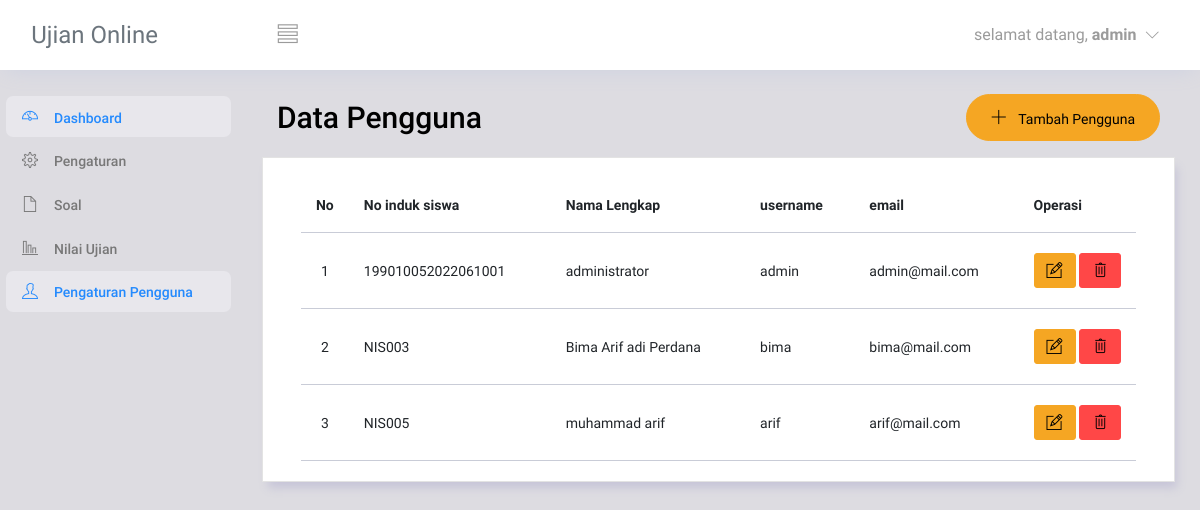
Screenshot of /pengguna/index.php (signed in) with the database file from the repository.
### tables this page shows
CREATE TABLE `tbl_user` (
  `id` int(11) NOT NULL,
  `user_id` varchar(20) NOT NULL,
  `fullname` varchar(255) NOT NULL,
  `username` varchar(100) NOT NULL,
  `email` varchar(100) NOT NULL,
  `password` varchar(255) NOT NULL,
  `role` int(11) NOT NULL COMMENT '1 = administrator, 2 = siswa'
);

### pengguna/index.php (the view, shortened to what this page needs)
<?php
require "../config.php";
require "../template/header.php";
require "../template/navbar.php";
require "../template/sidebar.php";
$queryUser = mysqli_query($koneksi, "SELECT * FROM tbl_user");
?>
<div class="main-panel">
    <div class="content-wrapper">
        <div class="row">
            <div class="col-md-12 grid-margin mb-3">
                <div class="d-flex justify-content-between align-items-center">
                    <div>
                        <h3 class="font-weight-bold mb-0">Data Pengguna</h3>
                    </div>
                    <div>
                        <a href="add-user.php" class="btn btn-warning btn-icon-text btn-rounded">
                            <i class="ti-plus btn-icon-prepend"></i> Tambah Pengguna
                        </a>
                    </div>
                </div>
            </div>
            <div class="card">
                <div class="card-body">
                    <div class="table-responsive">
                        <table class="table table-hover" id="mytable">
                            <thead>
                                <tr>
                                    <th>No</th>
                                    <th>No induk siswa</th>
                                    <th>Nama Lengkap</th>
                                    <th>username</th>
                                    <th>email</th>
                                    <th>Operasi</th>
                                </tr>
                            </thead>
                            <tbody>
                                <?php
                                $no = 1;
                                while ($user = mysqli_fetch_assoc($queryUser)) {
                                ?>
                                    <tr>
                                        <td class="text-center" style="width: 5%;"><?= $no++; ?></td>
                                        <td><?= $user['user_id'] ?></td>
                                        <td><?= $user['fullname'] ?></td>
                                        <td><?= $user['username'] ?></td>
                                        <td><?= $user['email'] ?></td>
                                        <td style="width: 10%;">
                                            <a href="edit-user.php?id=<?= $user['id']; ?>" title="Update nilai" class="btn btn-warning btn-xs"><i class="ti-pencil-alt"></i></a>
                                            <a href="proses-user.php?id=<?= $user['id']; ?>&op=delete" title="Delete nilai" class="btn btn-danger btn-xs" onclick="return confirm('yakin ingin mengahapus')"><i class="ti-trash"></i></a>
                                        </td>
                                    </tr>
                                <?php } ?>
                            </tbody>
                        </table>
                    </div>
                </div>
            </div>
        </div>
    </div>
</div>
<?php
require "../template/footer.php";
?>

### rows the page displays
tbl_user: user "199010052022061001", fullname "administrator", username "admin", email "admin@mail.com"
tbl_user: user "NIS003", fullname "Bima Arif adi Perdana", username "bima", email "bima@mail.com"
tbl_user: user "NIS005", fullname "muhammad arif", username "arif", email "arif@mail.com"

### other values shown
$_SESSION['ssUser'] "admin"
